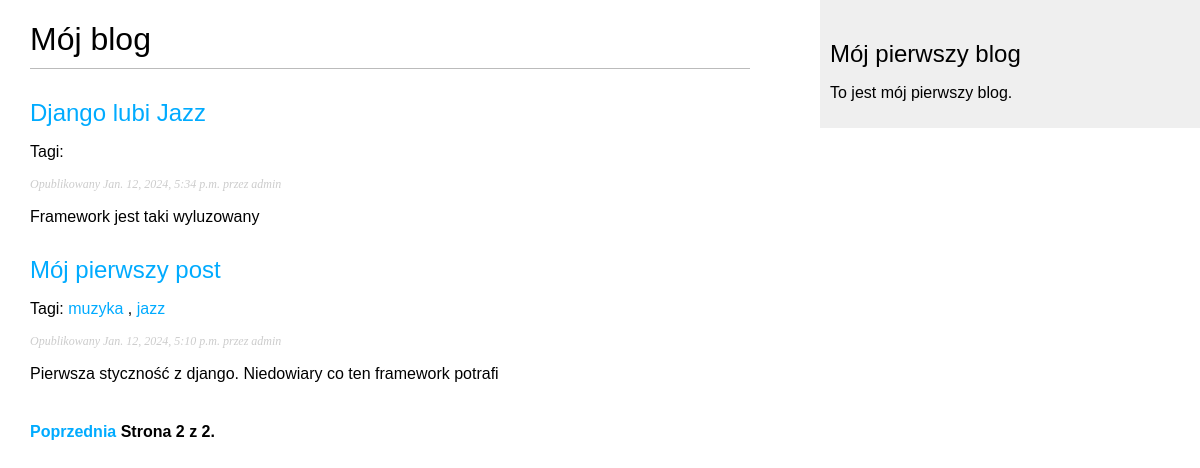
Screenshot of /blog/?page=2 with the database file from the repository.
### blog/models.py (models this page shows, shortened)
class Post(models.Model):
    class Status(models.TextChoices):
        DRAFT = 'DF', 'Roboczy'
        PUBLISHED = 'PB', 'Opublikowany'
    title = models.CharField(max_length=250)
    slug = models.SlugField(max_length=250, unique_for_date="publish")
    author = models.ForeignKey(User, on_delete=models.CASCADE, related_name='blog_post')
    body = models.TextField()
    publish = models.DateTimeField(default=timezone.now)
    created = models.DateTimeField(auto_now_add=True)
    updated = models.DateTimeField(auto_now=True)
    status = models.CharField(max_length=2, choices=Status.choices, default=Status.DRAFT)
    object = models.Manager()
    published = PublishedManager()
    tags = TaggableManager()
    class Meta:
        ordering = ['-publish']
        indexes = [
            models.Index(fields=['-publish']),
        ]
    def get_absolute_url(self):
        return reverse("blog:post_detail",
                       args=[self.publish.year, self.publish.month, self.publish.day, self.slug])

### blog/views.py (the view)
# urls.py: path("", views.post_list, name="post_list"),
def post_list(request, tag_slug=None):
    post_List = Post.published.all()
    tag = None
    if tag_slug:
        tag = get_object_or_404(Tag, slug=tag_slug)
        post_List = post_List.filter(tags__in=[tag])
    paginator = Paginator(post_List, 3)
    page_number = request.GET.get("page", 1)
    try:
        posts = paginator.page(page_number)
    except EmptyPage:
        posts = paginator.page(paginator.num_pages)
    except PageNotAnInteger:
        posts = paginator.page(1)
    return render(request, "blog/post/list.html", {"posts": posts, "tag": tag})

### blog/models.py (called while the page is built)
    def get_queryset(self):
        return super().get_queryset() \
            .filter(status=Post.Status.PUBLISHED)

### blog/templates/blog/post/list.html (shortened to what this page needs)
{% extends "blog/base.html" %}
{% block content %}
    <h1>Mój blog</h1>
    {% for post in posts %}
    <h2>
        <a href="{{ post.get_absolute_url }}"> {{ post.title }}</a>
    </h2>
    <p class="taggs">
        Tagi:
        {% for tag in post.tags.all %}
        <a href='{% url "blog:post_list_by_tag" tag.slug %}'>{{ tag.name }}</a>
        {% if not forloop.last %}, {% endif %}
        {% endfor %}
    </p>
    <p class="date">
        Opublikowany {{ post.publish }} przez {{ post.author }}
    </p>
    {{ post.body|truncatewords:30|linebreaks }}
    {% endfor %}
{% include "pagination.html" with page=posts %}
{% endblock %}

### blog/static/css/blog.css (style rules this page uses)
body { margin:0; padding:0; font-family:helvetica, sans-serif; }
a { color:#00abff; text-decoration:none; }
h1 { font-weight:normal; border-bottom:1px solid #bbb; padding:0 0 10px 0; }
h2 { font-weight:normal; margin:30px 0 0; }
p.date { color:#ccc; font-family: georgia, serif; font-size: 12px; font-style: italic; }

### rows the page displays
Post: title "Django lubi Jazz", publish "Jan. 12, 2024, 5:34 p.m.", author "admin", body "Framework jest taki wyluzowany"
Post: title "Mój pierwszy post", publish "Jan. 12, 2024, 5:10 p.m.", author "admin", body "Pierwsza styczność z django. Niedowiary co ten framework potrafi"
Tag: name "muzyka"
Tag: name "jazz"

### other values shown
{{ page.number }} "2"
{{ page.paginator.num_pages }} "2"
